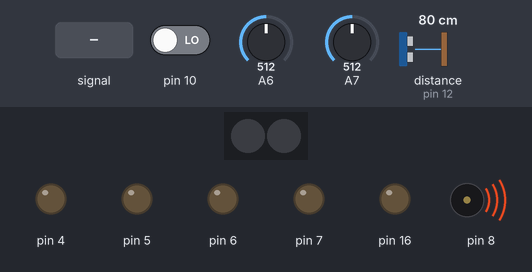
A sketch run on a simulated Arduino Nano, built with avr-gcc and run on an emulated ATmega328P. Shown: 2 RGB LEDs in strip order, left to right, output pins drawn as LEDs (lit = HIGH), buzzer (waves = sounding). The test bench sets the inputs (shaded band); at power-on: pin 10 LOW, A6 = 512, A7 = 512, distance to the obstacle (sensor on pin 12) 80 cm. Dim RGB values are drawn brighter than linear; what the sketch prints to the serial monitor is not drawn.

Above: at 0.1 s.
At 1.2 s:
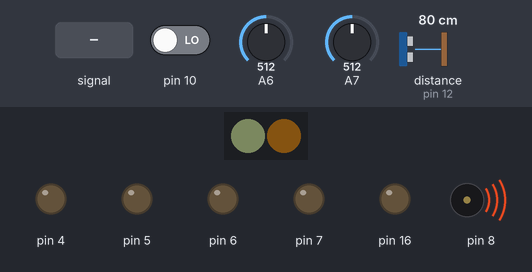
1.3 s: A7 fed a 200 Hz sine of ±81 counts around its level
At 1.9 s:
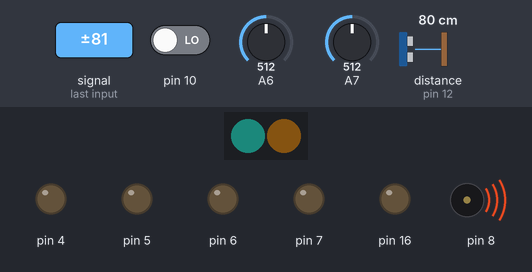
Timing chart, 0 to 14.3 s (numbered marks = the images above; inputs shaded):
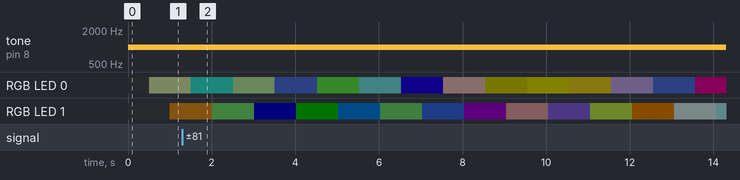

The sketch:

main.cpp.ino
```cpp
// #include "../lib/integrated_led/integrated_led.h"
#include "../lib/intelligent_led/intelligent_led.h"
#include "../lib/light_sensor/light_sensor.h"
#include "../lib/bell/bell.h"
#include "../lib/button/button.h"
#include "../lib/ir_receiver/ir_receiver.h"
#include "../lib/motors/motor_manager.h"
#include "../lib/ultrasonic_sensor/ultrasonic_sensor.h"
#include "../lib/infrared_line_sensor/infrared_line_sensor.h"
#include "../lib/bluetooth/bluetooth.h"

#include "Arduino.h"

movement_manager::MovementManager *mmanager = nullptr;
ultrasonic_sensor_ns::UltraSonicSensor *ultrasonic_sensor = nullptr;

bool possible_collision = false;

void setup()
{
  Serial.begin(115200);
  // Serial.begin(9600);

  // integrated_led::Setup();
  intelligent_led::Setup();
  button::Setup();

  bell::Setup();

  mmanager = movement_manager::Setup();
  ultrasonic_sensor = ultrasonic_sensor_ns::Setup();
  ir_receiver::Setup(); // makes initial Buzz to hide (dunno why) TODO
  bluetooth_ns::Setup();
}

void loop()
{
  // integrated_led::Blink(true, 500); // for now this fights with intelligent leds on PIN 13 --> I need to check registers

  ultrasonic_sensor->MeasureDistance(false);
  possible_collision = ultrasonic_sensor->IsDetectingImminentCollision() || infrared_line_sensor::IsDetectingNoPath();
  button::RunOnPress([](void)
                     { light_sensor::LogValue(); });

  Data *data = bluetooth_ns::ReceiveData(true);

  if (data && data->received)
  {
    mmanager->TransformData(data);
  }
  else
  {
    free(data);
    data = NULL;

    data = ir_receiver::ReceiveData(false);
  }

  mmanager->Process(data, possible_collision, false);
  if (possible_collision)
  {
    bell::Buzz(100);
  }

  free(data);
  data = NULL;

  intelligent_led::SetRandomColorOnNextLed();
}
```
